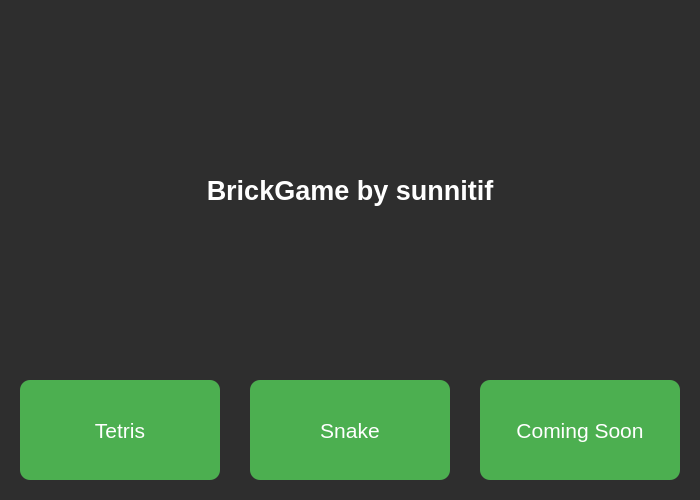
<?xml version="1.0" encoding="UTF-8"?>
<ui version="4.0">
 <class>MainWindow</class>
 <widget class="QMainWindow" name="MainWindow">
  <property name="geometry">
   <rect>
    <x>0</x>
    <y>0</y>
    <width>700</width>
    <height>500</height>
   </rect>
  </property>
  <property name="sizePolicy">
   <sizepolicy hsizetype="Expanding" vsizetype="Expanding">
    <horstretch>0</horstretch>
    <verstretch>0</verstretch>
   </sizepolicy>
  </property>
  <property name="windowTitle">
   <string>BrickGame</string>
  </property>
  <property name="styleSheet">
   <string notr="true">
    QMainWindow {
        background-color: #2e2e2e;
    }
    QLabel {
        color: #ffffff;
    }
    QPushButton {
        background-color: #4CAF50;
        color: white;
        border: none;
        border-radius: 10px;
        padding: 10px;
    }
    QPushButton:hover {
        background-color: #45a049;
    }
    QPushButton:pressed {
        background-color: #388e3c;
    }
   </string>
  </property>
  <widget class="QWidget" name="centralwidget">
   <property name="sizePolicy">
    <sizepolicy hsizetype="Expanding" vsizetype="Expanding">
     <horstretch>0</horstretch>
     <verstretch>0</verstretch>
    </sizepolicy>
   </property>
   <layout class="QVBoxLayout" name="verticalLayout">
    <property name="spacing">
     <number>20</number>
    </property>
    <property name="margin">
     <number>20</number>
    </property>
    <item>
     <widget class="QLabel" name="label">
      <property name="alignment">
       <set>Qt::AlignCenter</set>
      </property>
      <property name="text">
       <string>BrickGame by sunnitif</string>
      </property>
      <property name="font">
       <font>
        <pointsize>20</pointsize>
        <bold>true</bold>
       </font>
      </property>
     </widget>
    </item>
    <item>
     <layout class="QHBoxLayout" name="horizontalLayout">
      <property name="spacing">
       <number>30</number>
      </property>
      <item>
       <widget class="QPushButton" name="pushButtonTetris">
        <property name="text">
         <string>Tetris</string>
        </property>
        <property name="minimumSize">
         <size>
          <width>150</width>
          <height>100</height>
         </size>
        </property>
        <property name="font">
         <font>
          <pointsize>16</pointsize>
         </font>
        </property>
       </widget>
      </item>
      <item>
       <widget class="QPushButton" name="pushButtonSnake">
        <property name="text">
         <string>Snake</string>
        </property>
        <property name="minimumSize">
         <size>
          <width>150</width>
          <height>100</height>
         </size>
        </property>
        <property name="font">
         <font>
          <pointsize>16</pointsize>
         </font>
        </property>
       </widget>
      </item>
      <item>
       <widget class="QPushButton" name="pushButtonComingSoon">
        <property name="text">
         <string>Coming Soon</string>
        </property>
        <property name="minimumSize">
         <size>
          <width>150</width>
          <height>100</height>
         </size>
        </property>
        <property name="font">
         <font>
          <pointsize>16</pointsize>
         </font>
        </property>
       </widget>
      </item>
     </layout>
    </item>
   </layout>
  </widget>
 </widget>
 <resources/>
 <connections/>
</ui>
